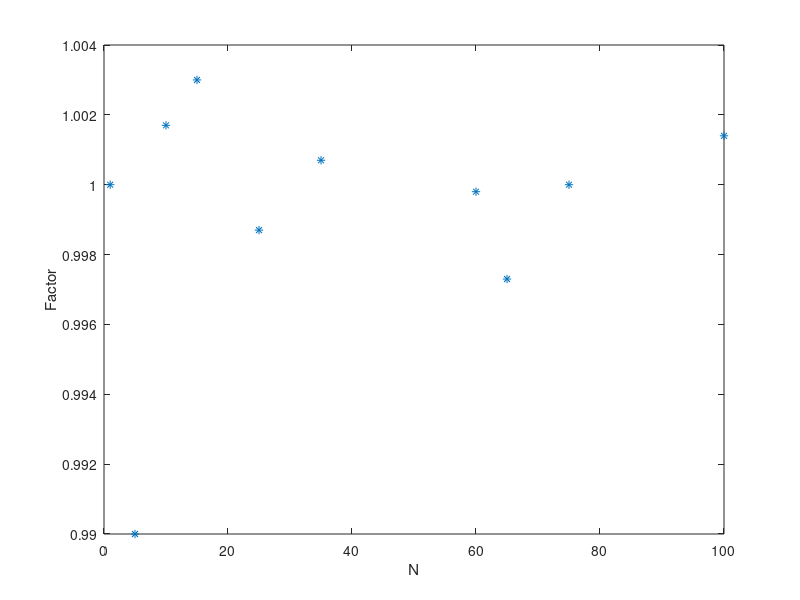

MATLAB code to generate this figure:
n = [1 5 10 15 25  35     60 65 75 100];
factor = [1 0.990 1.0017 1.003 0.9987 1.0007 0.9998 0.9973 1 1.0014]%100000 walks
 %           0.9983 0.9966 N = 11 error]
           %n = [4:10:104]
            %factor = zeros(1,length(n));
            %for i = 1:length(n)
             %   factor(i) = randwalk2(n(i),100000)
            %end
figure()
plot(n,factor,'*')
xlabel('N')
ylabel('Factor')